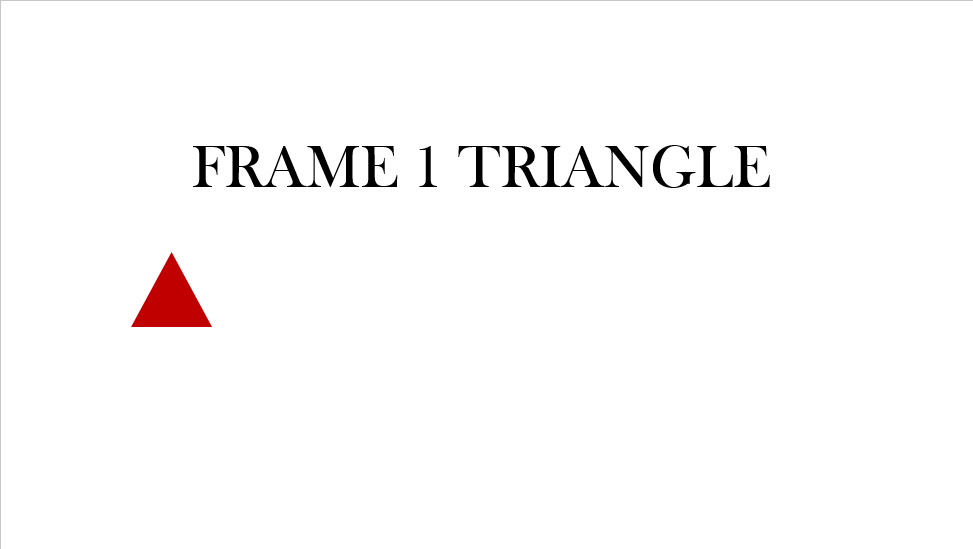
#> input picture frame_1.png, 973 x 549 px, found by its file name
$ python setup_assets.py
#> lines starting #> are read from the running program, lines starting #| are printed output that depends on the picture
from PIL import Image
import os


def create_all_qualities():
    # רשימת הסרטים והפריימים שיצרת מהמצגת
    movies = {
        "Circle": ["frame_1.png", "frame_2.png", "frame_3.png"],
        "Triangle": ["frame_1.png", "frame_2.png", "frame_3.png"]
    }

    base_path = "Movies"

    for movie, frames in movies.items():
        for frame_name in frames:
            # נתיב לקובץ המקור (שנמצא בתיקיית High)
            source_path = os.path.join(base_path, movie, "High", frame_name)

            if not os.path.exists(source_path):
                print(f"Warning: Could not find source {source_path}")
                continue

            img = Image.open(source_path)
#> img is the input picture: PIL image 973x549 RGBA; mean R, G, B, A 251.5, 250.4, 250.4, 255
            w, h = img.size
#> w = 973; h = 549

            # יצירת איכות בינונית (Med) - 50% מהגודל
            med_path = os.path.join(base_path, movie, "Med", frame_name)
            img.resize((w // 2, h // 2)).save(med_path)
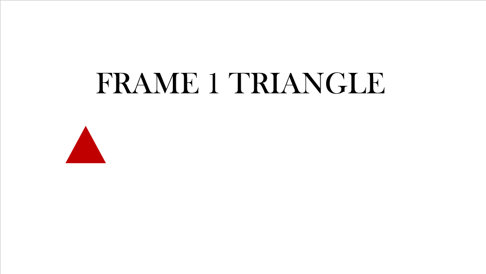
#> saved as frame_1.png: PIL image 486x274 RGBA; mean R, G, B, A 251.5, 250.4, 250.4, 255

            # יצירת איכות נמוכה (Low) - 25% מהגודל
            low_path = os.path.join(base_path, movie, "Low", frame_name)
            img.resize((w // 4, h // 4)).save(low_path)
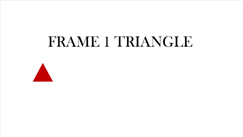
#> saved as frame_1.png: PIL image 243x137 RGBA; mean R, G, B, A 251.5, 250.4, 250.4, 255

            print(f"Processed qualities for {movie} - {frame_name}")


if __name__ == "__main__":
    # ודאי שהתמונות המקוריות כבר נמצאות בתיקיות ה-High לפני ההרצה
    create_all_qualities()
